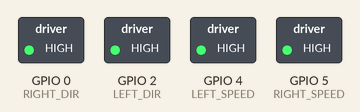
Simulated run of this sketch. Board: ESP8266 (NodeMCU). Shown: switched loads named in the sketch (green lamp = pin HIGH).

Above: at 0.1 s.
Timing chart, 0 to 1.6 s (numbered marks = the images above):
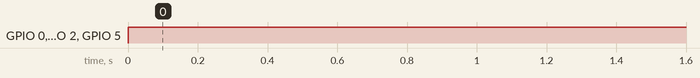

The sketch:

emuBaseCode.ino
```cpp
/* Base EMU Robot Code
 * Base code for getting data to write to motors
 * Add your own code to make the robot move
 */


#include <ESP8266WiFi.h>
#include <WiFiClient.h>
#include <ESP8266WebServer.h>
//#include "net.h"
#include "motors.h"

/*const char* ssid = "Bowen-Library"; //The wifi network to connect to
const char* password = ""; //The password for that network
const char *serverID = "192.168.89.146"; //The IP of the server
int x;
int y;*/
int mult = 8;


// the setup routine runs once when you press reset:
void setup() {
  //netSetup(ssid, password);
  motorSetup();
  /*x = 0;
  y = 0;*/
}

// the loop routine runs over and over again forever:
void loop() {
  /*xyValues values = netLoop(x, y, serverID);
  x = values.x;
  y = values.y;*/
  leftMotor(1024, mult);
  rightMotor(1024, mult);
}
```

motors.h
```cpp
int LEFT_SPEED = 4;
int RIGHT_SPEED = 5;
int LEFT_DIR = 2;
int RIGHT_DIR = 0;

void motorSetup() {
  pinMode(LEFT_SPEED, OUTPUT);
  pinMode(RIGHT_SPEED, OUTPUT);
  pinMode(LEFT_DIR, OUTPUT);
  pinMode(RIGHT_DIR, OUTPUT);
}

void leftMotor(int motorSpeed, int mult) {
  int absSpeed = motorSpeed*mult;
  int dir;
  if (absSpeed < 0) {
    absSpeed *= -1;
    dir = LOW;
  } else {
    dir = HIGH;
  }

  analogWrite(LEFT_SPEED, absSpeed);
  digitalWrite(LEFT_DIR, dir);
}

void rightMotor(int motorSpeed, int mult) {
  int absSpeed = motorSpeed*mult;
  int dir;
  if (absSpeed < 0) {
    absSpeed *= -1;
    dir = LOW;
  } else {
    dir = HIGH;
  }

  analogWrite(RIGHT_SPEED, absSpeed);
  digitalWrite(RIGHT_DIR, dir);
}
```

Measured:
- by itself, GPIO 0 (RIGHT_DIR), GPIO 2 (LEFT_DIR), GPIO 5 (RIGHT_SPEED): LOW → HIGH at 0.00 s
